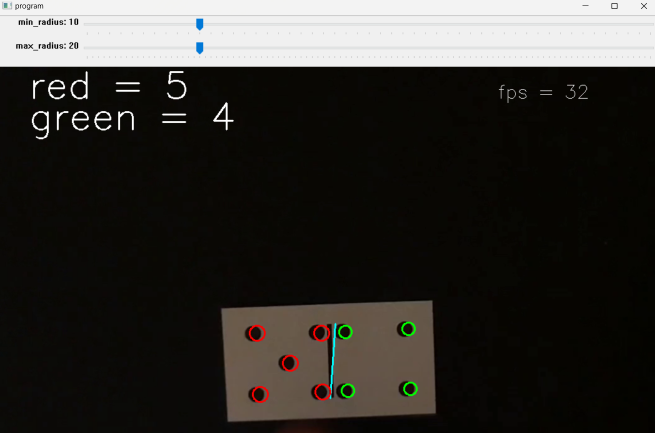
#> input picture frame.png, 1310 x 866 px, given in place of Video_Dominosteine.mp4, which was not available (shown at 1/2 size)
$ python prog.py   (older library calls are emulated)
#> lines starting #> are read from the running program, lines starting #| are printed output that depends on the picture; after the words box and inside, x2 and y2 are one past the last pixel; in counts of white or black regions, pixels touching at a corner belong together; pictures that were not available may be replaced by others from this repository, and a replacement may not be noted
import cv2
import numpy as np
import time

cap = cv2.VideoCapture('./Video_Dominosteine.mp4')


def distance(a, b):
    # square_root ((xa-xb)^2 + (ya-yb)^2)
    return(np.sqrt((a[0]-b[0])**2+(a[1]-b[1])**2))


def change_min_rad(*args):
    global min_radius
    min_radius = args[0]
def change_max_rad(*args):
    global max_radius
    max_radius = args[0]


def find_the_domino(filterX):
    ret, thresh0 = cv2.threshold(
        filterX, 0, 255, cv2.THRESH_OTSU )
    ret, thresh1 = cv2.threshold(
        filterX, 0, 255, cv2.THRESH_OTSU | cv2.THRESH_BINARY)
    rect_kernel = cv2.getStructuringElement(cv2.MORPH_RECT, (5, 3))
    dilation = cv2.dilate(thresh1, rect_kernel, iterations=3)
    cntrs, _ = cv2.findContours(
        dilation, cv2.RETR_EXTERNAL, cv2.CHAIN_APPROX_NONE)
    #draw a rectangle around the domino
    if len(cntrs) == 1:
        x, y, w, h = cv2.boundingRect(cntrs[0])
        cv2.rectangle(frame, (x, y), (x+w, y+h), (255, 255, 255), 2)
        return True
    else :
        return False


tfreeze = 0.5
t = time.time()
p_time = t
t_last_check = t - 2
last_check_1 = (0, 0)
last_check_2 = (0, 0)
last_written = (0, 0)

min_radius = 10
max_radius = 20
max_points = 12
play = True


window_name = 'program'

with open('output.txt', 'w') as f:

    #create trackbars
    cv2.namedWindow(window_name, cv2.WINDOW_AUTOSIZE)
    cv2.createTrackbar('min_radius', window_name, min_radius, 50, change_min_rad)
    cv2.createTrackbar('max_radius', window_name,max_radius, 100, change_max_rad)

    #analyse video
    while cap.isOpened():
        if play :
            ret, frame = cap.read()
#> frame is the input picture: shape (866, 1310, 3); mean B, G, R 46.2, 50.2, 52.4
            #preprocessing the image
            gray = cv2.cvtColor(frame, cv2.COLOR_BGR2GRAY)
            gaussian_blur = cv2.GaussianBlur(gray, (5, 5), 0)
            gradient = cv2.Sobel(gaussian_blur, cv2.CV_8U, 1, 0, ksize=3)
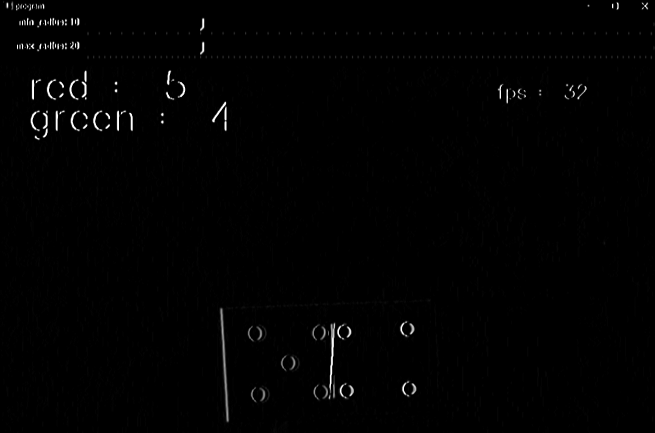
#> gradient: shape (866, 1310) (shown at 1/2 size); min 0, max 255, mean 2.1

            ret, umbral = cv2.threshold(gradient, 100,
                                        150, cv2.THRESH_BINARY + cv2.THRESH_OTSU)
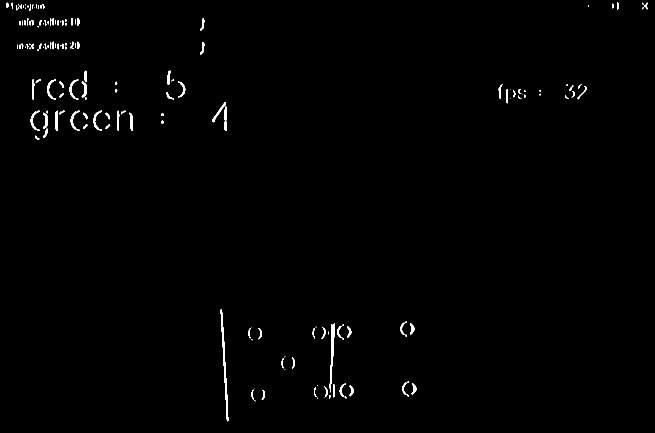
#> umbral: shape (866, 1310) (shown at 1/2 size); values 0 (black) and 150 (white), 0.74% white; 166 white regions (72 under 20 px), largest, box (x1, y1, x2, y2) and area: (441, 618, 457, 843) 760, (659, 646, 670, 785) 574, (141, 221, 159, 262) 209
#> ret = 97

            morphology = cv2.morphologyEx(
                umbral, cv2.MORPH_CLOSE, cv2.getStructuringElement(cv2.MORPH_ELLIPSE, (5, 5)))
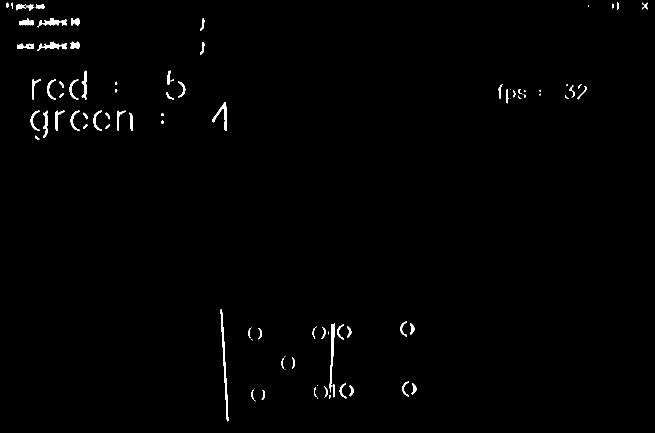
#> morphology: shape (866, 1310) (shown at 1/2 size); values 0 (black) and 150 (white), 0.84% white; 93 white regions (23 under 20 px)

            contours, _ = cv2.findContours(
                morphology, cv2.RETR_EXTERNAL, cv2.CHAIN_APPROX_NONE)
#> contours = 93 contours, 31 with area under 20; largest, box (x1, y1, x2, y2) and area: (441, 618, 457, 843) 534, (659, 646, 670, 785) 453, (75, 36, 133, 55) 359, (75, 83, 133, 102) 352, (424, 204, 453, 262) 316


            #finding the domino
            only_domino_in_frame = find_the_domino(gaussian_blur)
#> in find_the_domino, `ret, thresh0 = cv2.threshold( filterX, 0, 255, cv2.THRESH_OTSU )`:
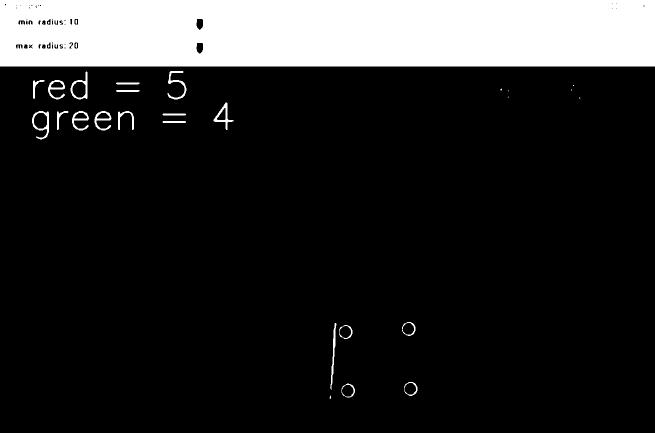
#> thresh0: shape (866, 1310) (shown at 1/2 size); 15.8% white; 34 white regions (12 under 20 px), largest, box (x1, y1, x2, y2) and area: (0, 0, 1310, 133) 172754, (64, 222, 98, 279) 588, (335, 142, 373, 199) 547
#> in find_the_domino, `ret, thresh0 = cv2.threshold( filterX, 0, 255, cv2.THRESH_OTSU )`: ret = 125
#> in find_the_domino, `dilation = cv2.dilate(thresh1, rect_kernel, iterations=3)`:
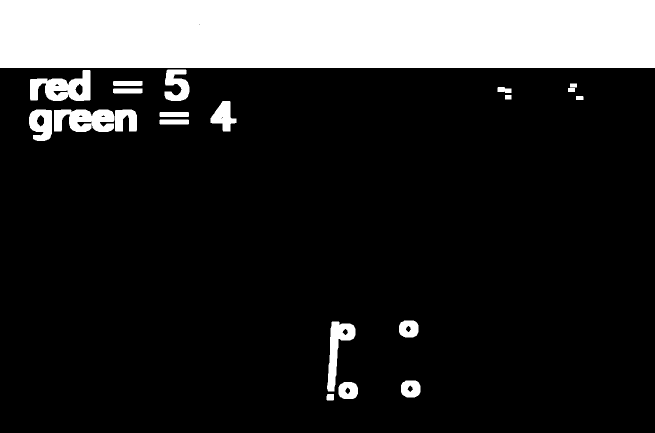
#> dilation: shape (866, 1310) (shown at 1/2 size); 18% white; 21 white regions
#> in find_the_domino, `cntrs, _ = cv2.findContours( dilation, cv2.RETR_EXTERNAL, cv2.CHAIN_AP..`: cntrs = 21 contours; largest, box (x1, y1, x2, y2) and area: (0, 0, 1310, 136) 176715, (60, 140, 181, 202) 4672, (108, 219, 229, 264) 4184, (654, 643, 711, 783) 3080, (58, 219, 104, 282) 2288
#> only_domino_in_frame = False


        centers = [] # center of circles
        bbox = None # bounding box of the middle line
        h_min = 9999
        red = 10  #intetially wrong value to filter out unexpected results

        if len(contours) < 30 : #this line is expendable but used to speed up the processess
            for i in contours:
                test = True  #verifying for duplicate circles
                #  outer circle of the contour
                (x, y), radius = cv2.minEnclosingCircle(i)
                center = (round(x), round(y)) #location of the center in pixels
                radius = round(radius)

                #verifying if it's a circle
                if radius >= min_radius and radius <= max_radius:

                    if len(centers) == 0:
                        centers.append(center)
                    else:
                        for i in centers:
                            d = distance(i, (x, y))
                            if d < 8:  # a duplicate circle
                                test = False
                        if test:
                            centers.append(center)
                #if it's a line
                else:
                    x, y, w, h = cv2.boundingRect(i)
                    if h < h_min :
                        h_min = h
                        bbox = [x, y, w, h] #middle line coordinates

        #if the frame is not empty
        if len(centers) < max_points  :
            # middle line exists
            if bbox != None:

                x, y, w, h = bbox[0], bbox[1], bbox[2], bbox[3]
                p1 = (x, y+h)
                p2 = (x+w, y)
                cv2.line(frame, p1, p2, (255, 255, 0), 2)  # draw middle line


                # linear equation:  fx = ax + b
                a = -h/w   #the slope become a= h/w for the different orientation of the middle line
                b = (y+h) - a * x
                fx = np.poly1d([a, b])

                #determining which side of the domino the circles belong to
                red = 0
                green = 0

                for i in centers:
                    cx, cy = i[0], i[1]
                    img_cx = fx(cx)
                    if cy > img_cx:
                        cv2.circle(frame, (cx, cy), 10, (0, 255, 0), 2)
                        green += 1
                    else:
                        cv2.circle(frame, (cx, cy), 12, (0, 0, 255), 2)
                        red += 1
                #displaying the circle count
                cv2.putText(
                    frame, f'red = {red}', (50, 50), cv2.FONT_HERSHEY_SIMPLEX, 2, (255, 255, 255), 2)
                cv2.putText(
                    frame, f'green = {green}', (50, 100),cv2.FONT_HERSHEY_SIMPLEX, 2, (255, 255, 255), 2)


        # write inside the output file
        t = time.time()
        fps = round(1/(t-p_time))
        cv2.putText(frame,f'fps = {fps}' , (800,50),cv2.FONT_HERSHEY_SIMPLEX,1,(255,255,255))
        p_time = t
        if t >= (t_last_check+tfreeze):
            t_last_check = t
            if red <= 6 and red > 0 and green > 0 and green <= 6 :
                if (red, green) == last_check_1:
                    if (last_check_1 != last_check_2):
                        if (red, green) != last_written:
                            last_written = (red, green)
                            f.write(f'{last_check_1}\n')
                    else:
                        last_check_2 = last_check_1
                        last_check_1 = (red, green)
                else:
                    last_check_2 = last_check_1
                    last_check_1 = (red, green)


        #show image
        cv2.imshow(window_name, frame)

        # hotkeys
        key = cv2.waitKey(5)
#> (key q is pressed here)
        if key == ord('q'): #press "q" to quit program
            break
        elif key == ord('p'):  #press "p" to pause/play video
            play = not play


    cap.release()
    cv2.destroyAllWindows()
